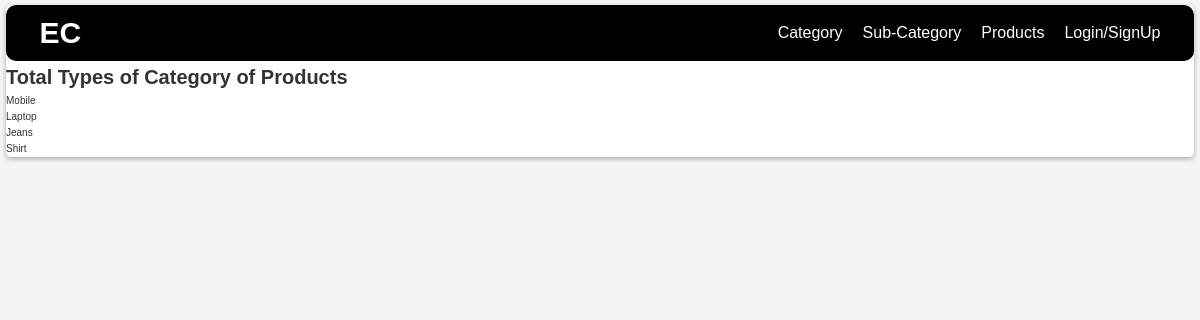
Before: /sub-categorys/ with the older database file.
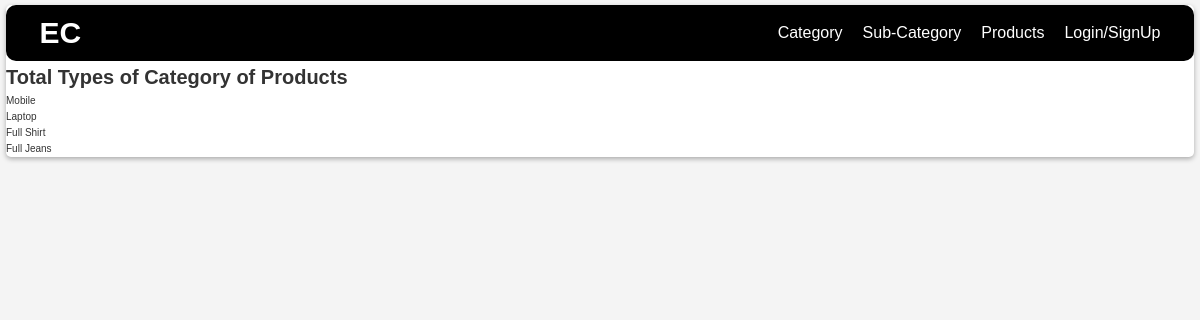
After: the same page with the newer database file.
### base/models.py (models this page shows, shortened)
class SubCategory(models.Model):
    category = models.ForeignKey(Category, on_delete=models.CASCADE)
    name = models.CharField(max_length=20)
    created_at = models.DateTimeField(auto_now_add=True)
    updated_at = models.DateTimeField(auto_now=True)
    deleted_at = models.DateTimeField(null=True, blank=True)

### base/views.py (the view)
# urls.py: path("sub-categorys/", views.subCategorysView, name="sub-category"),
def subCategorysView(request):
    page = "sub_category"
    categories = SubCategory.objects.all()
    context = {"categories":categories, "page":page}
    return render(request, "base/subcategory/sub_category.html", context)

### base/templates/base/subcategory/sub_category.html
{% extends "main.html" %}
{% block content %}
{% if page == "sub_category" %}
    <div>
        <h1>Total Types of Category of Products</h1>
        {% for category in categories %}
            <ul>
                <li>{{category.name}}</li>
            </ul>
        {% endfor %}
    </div>
{% else %}
    <form method="POST">
        {% csrf_token %}
        {{ form.as_p }}
        <button type="submit">Create-Sub-Category</button>
    </form>
{% endif %}
{% endblock content %}

### templates/main.html (shortened to what this page needs)
<!DOCTYPE html>
{% load static %}
<html lang="en">
<head>
    <link rel="stylesheet" href="{% static "styles/main.css" %}">
</head>
<body>
    <div class="container">
        {% include "navbar.html" %}
        {% block content %}
        {% endblock content %}
    </div>
</body>
</html>

### templates/navbar.html
{% load static %}
<header class="header">
    <div class="header-container">
        <nav class="nav-bar">
            <h1 class="logo"><a href="{% url "home" %}">EC</a></h1>
            <ul class="nav-links">
                <li class="nav-link"><a href="{% url "category" %}">Category</a></li>
                <li class="nav-link"><a href="{% url "sub-category" %}">Sub-Category</a></li>
                <li class="nav-link"><a href="{% url "products" %}">Products</a></li>
                {% if request.user.is_authenticated %}
                    <li class="nav-link"><a href="{% url 'customer' %}">Customer</a></li>
                    <li class="nav-link"><a href="{% url 'carts' %}">Cart</a></li>
                    <li class="nav-link"><a href="{% url 'orders' %}">My Orders</a></li>
                    <li class="nav-link"><a href="{% url 'logout' %}">Logout</a></li>
                {% else %}
                    <li class="nav-link"><a href="{% url 'login' %}">Login/SignUp</a></li>
                {% endif %}
            </ul>
        </nav>
    </div>
</header>

### static/styles/main.css (style rules this page uses)
*, *::after, *::before { box-sizing: border-box; padding: 0; margin: 0; }
html { font-size: 62.5%; }
body { font-family: 'Poppins', sans-serif; line-height: 1.6; background-color: #f4f4f4; color: #333; }
.container { max-width: 99%; margin: auto; background-color: white; border-radius: 5px; box-shadow: 0 2px 5px rgba(0, 0, 0, 0.3); }
.header { background-color: #000; color: #fff; padding: 0.4rem; text-align: center; margin-top: 5px; border-radius: 10px; }
.header-container { max-width: 95%; margin: 0 auto; }
.nav-bar { display: flex; justify-content: space-between; align-items: center; }
.logo { font-size: 3rem; font-weight: bold; margin-right: 1rem; }
.logo a { color: #fff; text-decoration: none; transition: color 0.2s ease; }
.nav-links { list-style: none; margin: 0; padding: 0; display: flex; font-size: 1.6em; }
.nav-link { margin-right: 2rem; }
.nav-link:last-child { margin-right: 0; }
.nav-link a { color: #fff; text-decoration: none; transition: color 0.2s ease; }

Changed rows visible on the page:
removed SubCategory: name "Jeans"
removed SubCategory: name "Shirt"
added SubCategory: name "Full Shirt"
added SubCategory: name "Full Jeans"
